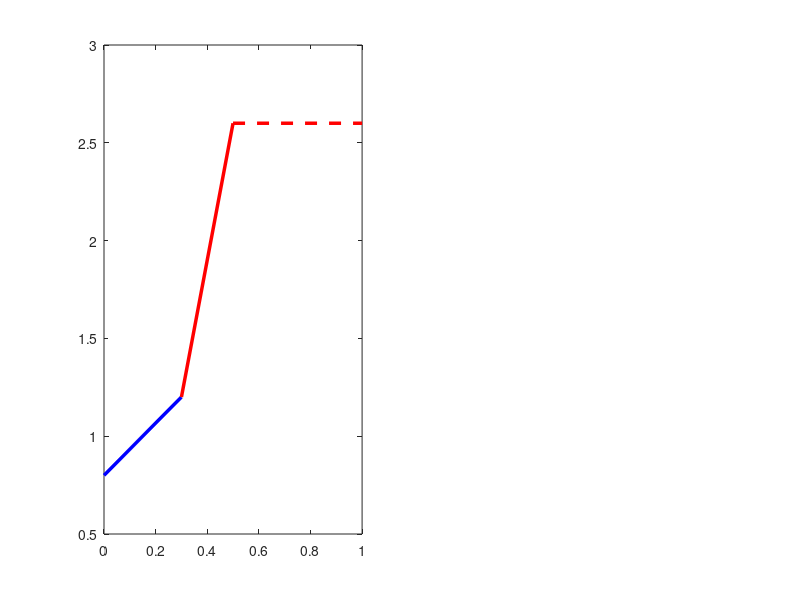

Source code (MATLAB): (Note: this script raises an error after producing the figure.)
% FIG_A1  Two-front geometry and the pressure-density relation.
%
% Draws the schematic geometry used in Appendix A. The pressure profile
% contains a leading front x1 and a trailing front x2, with
% P_LB < P_F2 < P_F1 = P_ini.
%
% The second panel shows the piecewise-linear constitutive relation with
% two density jumps at fixed pressure. Generic variables u and A represent
% pressure and total density in the labels. Front locations and material
% parameters are illustrative; this script does not solve a time-dependent
% transport problem.
%
% Input: schematic parameters specified in this script.
% Output: figures/FIG_A1.png.
%
% Companion code for:
% Beyond hydraulic diffusion: reaction front propagation and
% timescales in metamorphic (de)volatilization processes.
% Liudmila Khakimova, Stefan M. Schmalholz and Yury Y. Podladchikov.
% University of Lausanne. Contact: liudmila.khakimova@unil.ch

clear; clc; close all;

fig_dir = fullfile(fileparts(fileparts(mfilename('fullpath'))), 'figures');
if ~exist(fig_dir, 'dir'), mkdir(fig_dir); end

c1 = 5;
c2 = 8;
c3 = 10;

uF1 = 1.2;
uF2 = 2.6;

AF1 = 3.0;

DeltaA1 = 3.0;
DeltaA2 = 4.0;

% Continuity along the middle branch
AF2 = (AF1 + DeltaA1) + c2*(uF2 - uF1);

% Single-phase branches
u1 = linspace(0.0, uF1, 200);
u2 = linspace(uF1, uF2, 200);
u3 = linspace(uF2, 3.4, 200);

% Piecewise-linear A(u)
A1 = AF1 + c1*(u1 - uF1);
A2 = (AF1 + DeltaA1) + c2*(u2 - uF1);
A3 = (AF2 + DeltaA2) + c3*(u3 - uF2);

ulb  = 0.8;
uini = uF2*1.0000000001;

figure('Color','w');

yticks_vals   = [ulb, uF1, uF2];
yticks_labels = {'$P_{LB}$','$P_{F2}$','$P_{F1}=P_{ini}$'};

subplot(121)
hold on; box on;

plot([0,0.3],[ulb, uF1], 'b-', 'LineWidth', 2.5)
plot([0.3,0.5],[uF1, uF2], 'r-', 'LineWidth', 2.5)
plot([0.5,1],[uini, uini], 'r--', 'LineWidth', 2.5)

xline(0.3,  'b--', 'LineWidth', 1.2);
xline(0.5,  'r--', 'LineWidth', 1.2);
text(0.32, uF2 + 0.4, '$x_2(t)$', ...
    'Interpreter','latex', 'FontSize', 20,'Color','b');
text(0.52, uF2 + 0.4, '$x_1(t)$', ...
    'Interpreter','latex', 'FontSize', 20,'Color','r');

yline(uini, 'g:', 'LineWidth', 1.2);
yline(ulb,  'b:', 'LineWidth', 1.2);
yline(uF1,  'k:', 'LineWidth', 1.2);
yline(uF2,  'k:', 'LineWidth', 1.2);

legend({'Region 2', 'Region 1', 'Region 0', ...
        'Front 2', 'Front 1'}, ...
        'Interpreter','latex', 'Location','southeast')

ylim([0, max(u3)*1.05]);
xlim([0, 1]);

grid on;
set(gca, 'FontSize', 18, 'LineWidth', 1.0);

set(gca, ...
    'YTick', yticks_vals, ...
    'YTickLabel', yticks_labels, ...
    'TickLabelInterpreter', 'latex', ...
    'XTickLabel', []);

ylabel('$P$', 'Interpreter','latex', 'FontSize', 18);
xlabel('$x$', 'Interpreter','latex', 'FontSize', 18);

title('(a) Fluid pressure versus spatial position', ...
    'Interpreter','latex', 'FontSize', 18);

subplot(122)
hold on; box on;

% Single-phase branches
plot(A1, u1, 'b-', 'LineWidth', 2.5);
plot(A2, u2, 'r-', 'LineWidth', 2.5);
plot(A3, u3, 'g-', 'LineWidth', 2.5);

% Density jumps at fixed pressure
plot([AF1, AF1 + DeltaA1], [uF1, uF1], 'k:', 'LineWidth', 2.5);
plot([AF2, AF2 + DeltaA2], [uF2, uF2], ' :', 'LineWidth', 2.5,'Color',[1 1 1]*0.5);

Alb  = interp1(u1, A1, ulb);
Aini = interp1(u3, A3, uini);

plot(Aini, uini, 'go', 'MarkerFaceColor','g', 'MarkerSize', 7);
plot(Alb,  ulb,  'bo', 'MarkerFaceColor','b', 'MarkerSize', 7);

yline(uF1,  'k:', 'LineWidth', 1.2);
yline(uF2,  'r:', 'LineWidth', 1.2);
yline(uini, 'r:', 'LineWidth', 1.2);
yline(ulb,  'b:', 'LineWidth', 1.2);

xlabel('$\rho_{total}(P)$', 'Interpreter','latex', 'FontSize', 18);
ylabel('$P$', 'Interpreter','latex', 'FontSize', 18);

legend({'Assemblage 2', 'Assemblage 1', 'Assemblage 0', ...
        'Reaction 2', 'Reaction 1'}, ...
        'Interpreter','latex', 'Location','southeast');

text(AF1 + 0.0*DeltaA1, uF1 - 0.08, '$\Delta \rho_{total,2}$', ...
    'Interpreter','latex', 'FontSize', 20);
text(AF2 + 0.0*DeltaA2, uF2 - 0.08, '$\Delta \rho_{total,1}$', ...
    'Interpreter','latex', 'FontSize', 20);

grid on;
set(gca, 'FontSize', 18, 'LineWidth', 1.0);

xlim([0, max(A3)*1.05]);
ylim([0, max(u3)*1.05]);

set(gca, ...
    'YTick', yticks_vals, ...
    'YTickLabel', yticks_labels, ...
    'TickLabelInterpreter', 'latex', ...
    'XTickLabel', []);

title('(b) Fluid pressure versus total density', ...
    'Interpreter','latex', 'FontSize', 18);

set(gcf,'Position', [169 77 1248 677],'color',[1 1 1])
saveas(gcf, fullfile(fig_dir, 'FIG_A1.png'));
